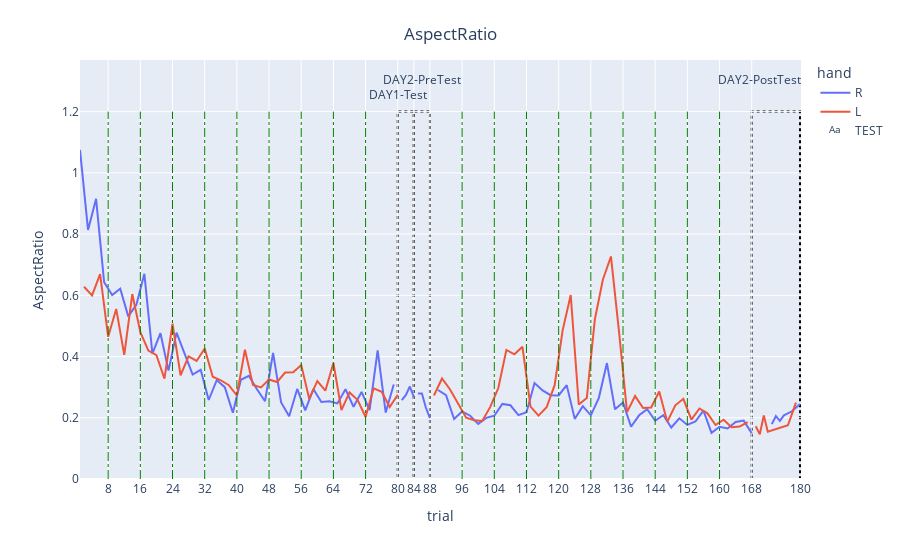

The code cell stored with this chart in its notebook:
### Code cell
aspr_L=asprdat[asprdat.hand=='L']
aspr_R=asprdat[asprdat.hand=='R']
aspr_day1Train=asprdat[asprdat.TEST=='Day1-Training']
aspr_day1Test=asprdat[asprdat.TEST=='Day1-Test']
aspr_day2Train=asprdat[asprdat.TEST=='Day2-Training']
aspr_day2PreTest=asprdat[asprdat.TEST=='Day2-PreTest']
aspr_day2PostTest=asprdat[asprdat.TEST=='Day2-PostTest']
aspr_mean=asprdat.groupby('mean_trial').mean()

fig=px.line(asprdat,x='trial',y='AspectRatio',color='hand',line_group='TEST')
fig.add_shape(type="rect",x0=80,y0=0,x1=84,y1=1.2,layer='below',line=dict(color="black",dash='dot',width = 2),name='Day1-Test')
fig.add_shape(type="rect",x0=84,y0=0,x1=88,y1=1.2,layer='below',line=dict(color="black",dash='dot',width = 2),name='Day2-PreTest')
fig.add_shape(type="rect",x0=168,y0=0,x1=180,y1=1.2,layer='below',line=dict(color="black",dash='dot',width = 2),name='Day2-PostTest')
for i in range(8,80,8):
    fig.add_shape(dict(type='line',x0=i,y0=0,x1=i,y1=1.2,line=dict(color='green',dash='dashdot',width = 1),name='BLOCK'))
for i in range(96,168,8):
    fig.add_shape(dict(type='line',x0=i,y0=0,x1=i,y1=1.2,line=dict(color='green',dash='dashdot',width = 1),name='BLOCK'))


fig.add_trace(go.Scatter(x=[80,86,170],y=[1.25,1.3,1.3],text=["DAY1-Test","DAY2-PreTest","DAY2-PostTest"],mode="text",name='TEST'))
fig.update_layout(
    title={'text': "AspectRatio",'y':0.95,'x':0.5,'xanchor': 'center','yanchor': 'top'})
fig.update_xaxes(tickvals=list(range(8,81,8))+[84,88]+list(range(96,169,8))+[180])
fig.show()
fig.write_html("GAB-pilot_GAB-A-98-AspectRatio.html")

### Figure 1 — Plotly figure (JSON) as saved in the notebook; plotly's stock layout.template omitted (floating-point values rounded to 4 significant figures)
{"data": [{"hovertemplate": "hand=R<br>TEST=Day1-Training<br>trial=%{x}<br>AspectRatio=%{y}<extra></extra>", "legendgroup": "R", "line": {"color": "#636efa", "dash": "solid"}, "mode": "lines", "name": "R", "orientation": "v", "showlegend": true, "type": "scatter", "x": [1, 3, 5, 7, 9, 11, 13, 15, 17, 19, 21, 23, 25, 27, 29, 31, 33, 35, 37, 39, 41, 43, 45, 47, 49, 51, 53, 55, 57, 59, 61, 63, 65, 67, 69, 71, 73, 75, 77, 79], "xaxis": "x", "y": [1.075, 0.8136, 0.915, 0.6427, 0.6012, 0.6219, 0.5313, 0.5687, 0.6703, 0.4095, 0.4762, 0.3539, 0.4781, 0.4118, 0.341, 0.3567, 0.258, 0.3231, 0.3, 0.2162, 0.3241, 0.3368, 0.2931, 0.2542, 0.4118, 0.25, 0.2053, 0.2943, 0.224, 0.2939, 0.2514, 0.2541, 0.2469, 0.2934, 0.2361, 0.2843, 0.2251, 0.4204, 0.2171, 0.3088], "yaxis": "y"}, {"hovertemplate": "hand=R<br>TEST=Day1-Test<br>trial=%{x}<br>AspectRatio=%{y}<extra></extra>", "legendgroup": "R", "line": {"color": "#636efa", "dash": "solid"}, "mode": "lines", "name": "R", "orientation": "v", "showlegend": false, "type": "scatter", "x": [81, 82, 83, 84], "xaxis": "x", "y": [0.2575, 0.2739, 0.3022, 0.2679], "yaxis": "y"}, {"hovertemplate": "hand=R<br>TEST=Day2-PreTest<br>trial=%{x}<br>AspectRatio=%{y}<extra></extra>", "legendgroup": "R", "line": {"color": "#636efa", "dash": "solid"}, "mode": "lines", "name": "R", "orientation": "v", "showlegend": false, "type": "scatter", "x": [85, 86, 87, 88], "xaxis": "x", "y": [0.279, 0.2793, 0.2326, 0.1991], "yaxis": "y"}, {"hovertemplate": "hand=R<br>TEST=Day2-Training<br>trial=%{x}<br>AspectRatio=%{y}<extra></extra>", "legendgroup": "R", "line": {"color": "#636efa", "dash": "solid"}, "mode": "lines", "name": "R", "orientation": "v", "showlegend": false, "type": "scatter", "x": [90, 92, 94, 96, 98, 100, 102, 104, 106, 108, 110, 112, 114, 116, 118, 120, 122, 124, 126, 128, 130, 132, 134, 136, 138, 140, 142, 144, 146, 148, 150, 152, 154, 156, 158, 160, 162, 164, 166, 168], "xaxis": "x", "y": [0.2908, 0.2735, 0.1959, 0.2204, 0.2067, 0.18, 0.1998, 0.2068, 0.2453, 0.2408, 0.2087, 0.2183, 0.3135, 0.2892, 0.2738, 0.2728, 0.3066, 0.1964, 0.2378, 0.2081, 0.2652, 0.3786, 0.2279, 0.2501, 0.1707, 0.208, 0.2282, 0.1904, 0.2089, 0.1681, 0.1983, 0.1765, 0.1878, 0.2233, 0.1505, 0.1705, 0.1648, 0.1861, 0.1908, 0.1494], "yaxis": "y"}, {"hovertemplate": "hand=R<br>TEST=Day2-PostTest<br>trial=%{x}<br>AspectRatio=%{y}<extra></extra>", "legendgroup": "R", "line": {"color": "#636efa", "dash": "solid"}, "mode": "lines", "name": "R", "orientation": "v", "showlegend": false, "type": "scatter", "x": [173, 174, 175, 176, 178, 180], "xaxis": "x", "y": [0.1794, 0.2054, 0.1899, 0.208, 0.2212, 0.2452], "yaxis": "y"}, {"hovertemplate": "hand=L<br>TEST=Day1-Training<br>trial=%{x}<br>AspectRatio=%{y}<extra></extra>", "legendgroup": "L", "line": {"color": "#EF553B", "dash": "solid"}, "mode": "lines", "name": "L", "orientation": "v", "showlegend": true, "type": "scatter", "x": [2, 4, 6, 8, 10, 12, 14, 16, 18, 20, 22, 24, 26, 28, 30, 32, 34, 36, 38, 40, 42, 44, 46, 48, 50, 52, 54, 56, 58, 60, 62, 64, 66, 68, 70, 72, 74, 76, 78, 80], "xaxis": "x", "y": [0.628, 0.5997, 0.669, 0.4644, 0.5555, 0.4057, 0.6042, 0.4796, 0.4193, 0.4043, 0.3275, 0.5076, 0.3389, 0.4005, 0.3856, 0.4264, 0.3339, 0.3225, 0.3065, 0.2728, 0.4224, 0.3073, 0.2991, 0.325, 0.3169, 0.3476, 0.3484, 0.3723, 0.2615, 0.3196, 0.2884, 0.379, 0.2249, 0.2829, 0.2586, 0.2025, 0.2964, 0.285, 0.235, 0.2754], "yaxis": "y"}, {"hovertemplate": "hand=L<br>TEST=Day2-Training<br>trial=%{x}<br>AspectRatio=%{y}<extra></extra>", "legendgroup": "L", "line": {"color": "#EF553B", "dash": "solid"}, "mode": "lines", "name": "L", "orientation": "v", "showlegend": false, "type": "scatter", "x": [89, 91, 93, 95, 97, 99, 101, 103, 105, 107, 109, 111, 113, 115, 117, 119, 121, 123, 125, 127, 129, 131, 133, 135, 137, 139, 141, 143, 145, 147, 149, 151, 153, 155, 157, 159, 161, 163, 165, 167], "xaxis": "x", "y": [0.2726, 0.3282, 0.2924, 0.2467, 0.2003, 0.192, 0.1894, 0.2355, 0.297, 0.4216, 0.4072, 0.4318, 0.2366, 0.207, 0.2344, 0.3065, 0.4864, 0.6009, 0.2431, 0.2649, 0.5213, 0.6517, 0.7269, 0.4819, 0.2185, 0.2708, 0.2317, 0.2337, 0.286, 0.1868, 0.2407, 0.262, 0.1938, 0.2303, 0.2145, 0.1764, 0.1938, 0.1689, 0.1713, 0.1862], "yaxis": "y"}, {"hovertemplate": "hand=L<br>TEST=Day2-PostTest<br>trial=%{x}<br>AspectRatio=%{y}<extra></extra>", "legendgroup": "L", "line": {"color": "#EF553B", "dash": "solid"}, "mode": "lines", "name": "L", "orientation": "v", "showlegend": false, "type": "scatter", "x": [169, 170, 171, 172, 177, 179], "xaxis": "x", "y": [0.1725, 0.1459, 0.2072, 0.1545, 0.1755, 0.2495], "yaxis": "y"}, {"mode": "text", "name": "TEST", "text": ["DAY1-Test", "DAY2-PreTest", "DAY2-PostTest"], "type": "scatter", "x": [80, 86, 170], "y": [1.25, 1.3, 1.3]}], "layout": {"legend": {"title": {"text": "hand"}, "tracegroupgap": 0}, "margin": {"t": 60}, "shapes": [{"layer": "below", "line": {"color": "black", "dash": "dot", "width": 2}, "name": "Day1-Test", "type": "rect", "x0": 80, "x1": 84, "y0": 0, "y1": 1.2}, {"layer": "below", "line": {"color": "black", "dash": "dot", "width": 2}, "name": "Day2-PreTest", "type": "rect", "x0": 84, "x1": 88, "y0": 0, "y1": 1.2}, {"layer": "below", "line": {"color": "black", "dash": "dot", "width": 2}, "name": "Day2-PostTest", "type": "rect", "x0": 168, "x1": 180, "y0": 0, "y1": 1.2}, {"line": {"color": "green", "dash": "dashdot", "width": 1}, "name": "BLOCK", "type": "line", "x0": 8, "x1": 8, "y0": 0, "y1": 1.2}, {"line": {"color": "green", "dash": "dashdot", "width": 1}, "name": "BLOCK", "type": "line", "x0": 16, "x1": 16, "y0": 0, "y1": 1.2}, {"line": {"color": "green", "dash": "dashdot", "width": 1}, "name": "BLOCK", "type": "line", "x0": 24, "x1": 24, "y0": 0, "y1": 1.2}, {"line": {"color": "green", "dash": "dashdot", "width": 1}, "name": "BLOCK", "type": "line", "x0": 32, "x1": 32, "y0": 0, "y1": 1.2}, {"line": {"color": "green", "dash": "dashdot", "width": 1}, "name": "BLOCK", "type": "line", "x0": 40, "x1": 40, "y0": 0, "y1": 1.2}, {"line": {"color": "green", "dash": "dashdot", "width": 1}, "name": "BLOCK", "type": "line", "x0": 48, "x1": 48, "y0": 0, "y1": 1.2}, {"line": {"color": "green", "dash": "dashdot", "width": 1}, "name": "BLOCK", "type": "line", "x0": 56, "x1": 56, "y0": 0, "y1": 1.2}, {"line": {"color": "green", "dash": "dashdot", "width": 1}, "name": "BLOCK", "type": "line", "x0": 64, "x1": 64, "y0": 0, "y1": 1.2}, {"line": {"color": "green", "dash": "dashdot", "width": 1}, "name": "BLOCK", "type": "line", "x0": 72, "x1": 72, "y0": 0, "y1": 1.2}, {"line": {"color": "green", "dash": "dashdot", "width": 1}, "name": "BLOCK", "type": "line", "x0": 96, "x1": 96, "y0": 0, "y1": 1.2}, {"line": {"color": "green", "dash": "dashdot", "width": 1}, "name": "BLOCK", "type": "line", "x0": 104, "x1": 104, "y0": 0, "y1": 1.2}, {"line": {"color": "green", "dash": "dashdot", "width": 1}, "name": "BLOCK", "type": "line", "x0": 112, "x1": 112, "y0": 0, "y1": 1.2}, {"line": {"color": "green", "dash": "dashdot", "width": 1}, "name": "BLOCK", "type": "line", "x0": 120, "x1": 120, "y0": 0, "y1": 1.2}, {"line": {"color": "green", "dash": "dashdot", "width": 1}, "name": "BLOCK", "type": "line", "x0": 128, "x1": 128, "y0": 0, "y1": 1.2}, {"line": {"color": "green", "dash": "dashdot", "width": 1}, "name": "BLOCK", "type": "line", "x0": 136, "x1": 136, "y0": 0, "y1": 1.2}, {"line": {"color": "green", "dash": "dashdot", "width": 1}, "name": "BLOCK", "type": "line", "x0": 144, "x1": 144, "y0": 0, "y1": 1.2}, {"line": {"color": "green", "dash": "dashdot", "width": 1}, "name": "BLOCK", "type": "line", "x0": 152, "x1": 152, "y0": 0, "y1": 1.2}, {"line": {"color": "green", "dash": "dashdot", "width": 1}, "name": "BLOCK", "type": "line", "x0": 160, "x1": 160, "y0": 0, "y1": 1.2}], "title": {"text": "AspectRatio", "x": 0.5, "xanchor": "center", "y": 0.95, "yanchor": "top"}, "xaxis": {"anchor": "y", "domain": [0, 1], "tickvals": [8, 16, 24, 32, 40, 48, 56, 64, 72, 80, 84, 88, 96, 104, 112, 120, 128, 136, 144, 152, 160, 168, 180], "title": {"text": "trial"}}, "yaxis": {"anchor": "x", "domain": [0, 1], "title": {"text": "AspectRatio"}}}}
